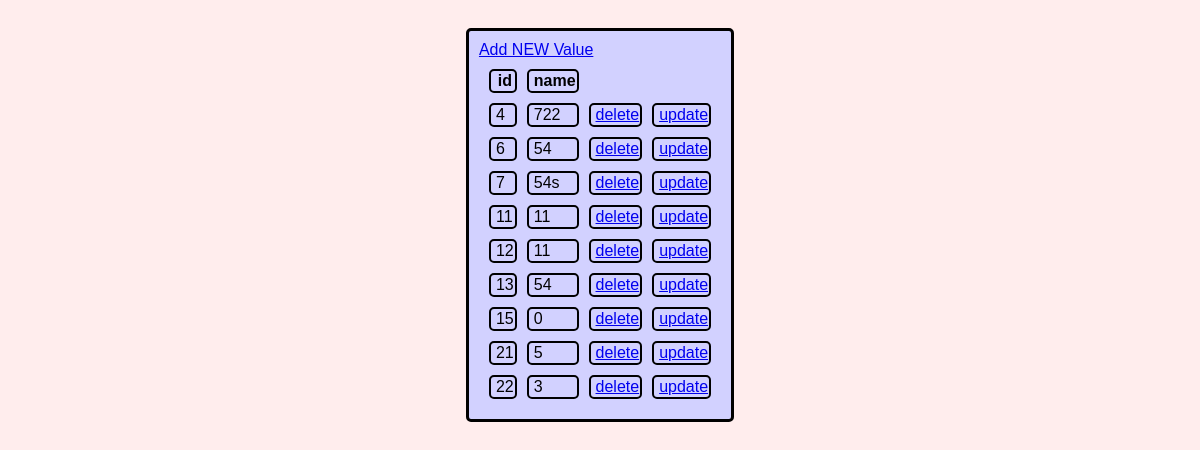
Page /showAll on the committed database.
### app/models.py (models this page shows, shortened)
class CalculationResult(models.Model):
    result = models.CharField(max_length=255)  # Adjust the field type as needed
    timestamp = models.DateTimeField(auto_now_add=True)

### app/views.py (the view)
# urls.py: path('showAll',views.showAllCal,name="showAllCal"),
def showAllCal(request):
      cc=CalculationResult.objects.all()
      return render(request,"all_calData.html",{"Ckey":cc})

### app/templates/all_calData.html (shortened to what this page needs)
<!DOCTYPE html>
<html lang="en">
<head>
</head>
<body>
    <div class= "container">
    <table cellspacing="10" cell-padding="40">
        <tr>
            <th>id</th><th>name</th>
        </tr>
        {% for i in Ckey %}
        <tr>
            <td>{{i.id}}</td>
            <td>{{i.result}}</td>
            <td><a href="deleteCourse?cid={{i.id}}">delete</a></td>
            <td> <a href="updateCourse1?cid={{i.id}}">update</a></td>
        {% endfor %}
        </tr>
        <a href="a">Add NEW Value</a>
      </table>
    </div>
</body>
</html>

### app/templates/all_calData.html (style rules this page uses)
body { background:#ffeded; font-family: 'Poppins', sans-serif; justify-content: center; align-items: center; display: grid; }
.container { margin-top: 20px; justify-content: center; align-items: center; border: 3px solid black; background-color: #d2d1ff; padding: 10px; border-radius: 5px; }
th,td { border: 2px solid black; border-radius: 5px; padding-left: 5px; }

### rows in the picture
CalculationResult: id "4", result "722"
CalculationResult: id "6", result "54"
CalculationResult: id "7", result "54s"
CalculationResult: id "11", result "11"
CalculationResult: id "12", result "11"
CalculationResult: id "13", result "54"
CalculationResult: id "15", result "0"
CalculationResult: id "21", result "5"
CalculationResult: id "22", result "3"
